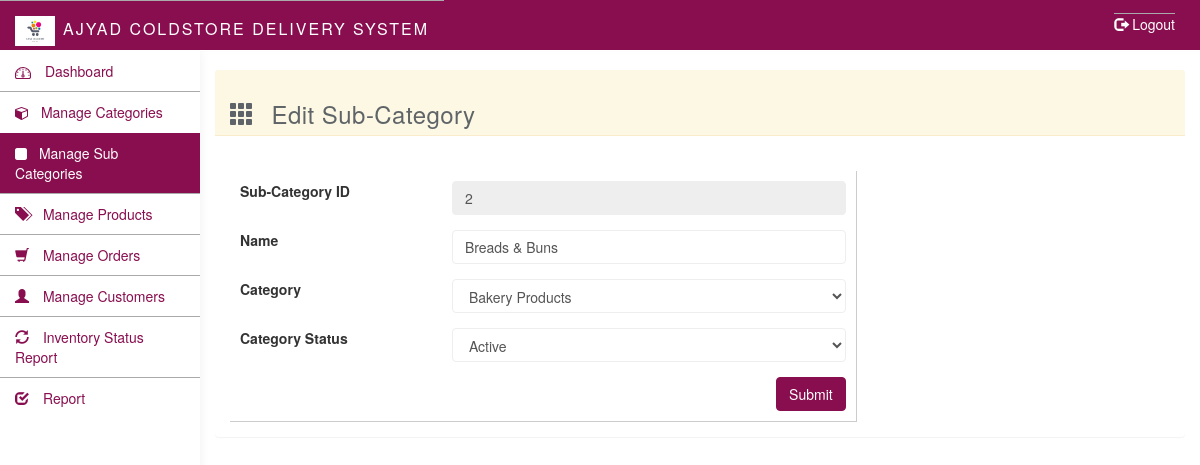
Screenshot of /admin/edit_subcategory.php?edit_id=2 (signed in) with the database file from the repository.
### tables this page shows
CREATE TABLE `product_subcategories` (
  `id` int(11) NOT NULL,
  `category_id` int(11) NOT NULL,
  `name` varchar(255) NOT NULL,
  `is_active` tinyint(1) NOT NULL,
  `status` tinyint(1) NOT NULL DEFAULT '1',
  `created_date` datetime NOT NULL DEFAULT CURRENT_TIMESTAMP
);

### admin/edit_subcategory.php (the view, shortened to what this page needs)
<?php require_once 'includes/header.php'; ?>
<?php
	$edit = null;
	if($_GET['edit_id']){
		$edit_id = $_GET['edit_id'];
		$selSql = "SELECT * FROM product_subcategories
		WHERE id = $edit_id";
		$rs = mysqli_query($con, $selSql);
		$edit = mysqli_fetch_assoc($rs);
	}else{
		header('location: sub_categories.php?success=false&msg=Requested record not found !');
	}
 ?>
	<div class="col-sm-9 col-sm-offset-3 col-lg-10 col-lg-offset-2 main">
		<div class="row">
			<ol class="breadcrumb top-bar-margin">
				<li><a href="categories.php"><span class="glyphicon glyphicon-user"></span> </a></li>
				<li class="active">Manage Sub-Categories</li>
			</ol>
		</div>
		<br>
		<div class="panel panel-warning">
	  	<div class="panel-heading">
	  		<h3><span class="glyphicon glyphicon-th"></span> Edit Sub-Category</h3>
	  		<div id="errorDiv" class="col-sm-8 col-sm-offset-2">
      </div>
      <div class="clearfix"></div>
	  	</div>
	  	<div class="panel-body">
	  		<br>
	  		<div class="col-sm-8"  style="padding: 10px; border-right: 1px solid #ccc;border-bottom: 1px solid #ccc">
	  			<form action="" method="post">
	  				<div class="form-group row">
                        <div class="col-sm-4"><label>Sub-Category ID</label>
                       </div>
                        <div class="col-sm-8">
                            <input class="form-control" type="text" id="cat_id" name="cat_id" value="<?=$edit['id'] ?>" disabled>
                        </div>
                    </div>
	  				<div class="form-group row">
                        <div class="col-sm-4">
                            <label for="cat_title">Name</label>
                        </div>
                        <div class="col-sm-8">
                            <input class="form-control" type="text"  name="subcat_name" value="<?=$edit['name'] ?>" required>
                        </div>
                    </div>
                    <div class="form-group row">
                        <div class="col-sm-4">
                            <label>Category</label>
                        </div>
                        <div class="col-sm-8">
                            <select name="cat_id" class="form-control" required="">
                                <?php
                                    $rs = mysqli_query($con, "SELECT id, category_name FROM product_categories
                                        WHERE status =1 AND is_active = 1");
                                    while($row = mysqli_fetch_assoc($rs)){
                                        $selected = ($row['id'] == $edit['category_id']) ? 'selected' : '';
                                        echo '<option '.$selected.' value="'.$row['id'].'">'.$row['category_name'].'</option>';
                                    }
                                 ?>
                            </select>
                        </div>
                    </div>
	  				<div class="form-group row">
                        <div class="col-sm-4">
                            <label for="is_active">Category Status</label>
                        </div>
                        <div class="col-sm-8">
                            <select class="form-control" name="is_active" id="" required>
                            	<option value="1" <?=$edit['is_active'] ? 'selected' : '' ?>>Active</option>
                            </select>
                        </div>
                    </div>
                    <div class="pull-right">
                    <button class="btn btn-primary">Submit</button>
                	</div>
	  			</form>
	  			<br>
	  		</div>
	  	</div>
	  </div>
	</div>
</body>
</html>

### admin/css/styles.css (style rules this page uses)
h1, h2, h3, h4, h5, h6 { color: #5f6468; }
h3, h4 { font-weight: 300; }
.form-control { border: 1px solid #eee; box-shadow: none; }
.btn-primary, .btn-primary:hover, .btn-primary:focus, .btn-primary:active, .btn-primary.active, .open > .dropdown-toggle.btn-primary, .btn-primary.disabled, .btn-primary[disabled], fieldset[disabled] .btn-primary, .btn-primary.disabled:hover, .btn-primary[disabled]:hover, fieldset[disabled] .btn-primary:hover, .btn-primary.disabled:focus, .btn-primary[disabled]:focus, fieldset[disabled] .btn-primary:focus, .btn-primary.disabled:active, .btn-primary[disabled]:active, fieldset[disabled] .btn-primary:active, .btn-primary.disabled.active, .btn-primary[disabled].active, fieldset[disabled] .btn-primary.active { background-color: #880E4F; border-color: #880E4F; }
.panel { border: 0; }
.panel-heading { font-size: 18px; font-weight: 300; letter-spacing: 0.025em; height: 66px; line-height: 45px; }
.breadcrumb { border-radius: 0; padding: 10px 15px; background: #e9ecf2; box-shadow: 0 1px 1px rgba(0, 0, 0, .05); margin: 0 ; }
.top-bar-margin { margin-top:10px; }
.panel-heading .glyphicon { margin-right: 10px; }

### rows the page displays
product_subcategories: cat_id "2", subcat_name "Breads & Buns", is_active "Active"

### other values shown
constant("SYSTEM_NAME") "AJYAD COLDSTORE DELIVERY SYSTEM"
form field cat_id "Bakery Products"
